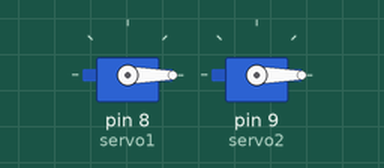
Simulated run of this sketch. Board: Arduino Uno, built with avr-gcc and run on an emulated ATmega328P. On the bench: 2 × servo.

Above: at 1.05 s.
At 4.95 s:
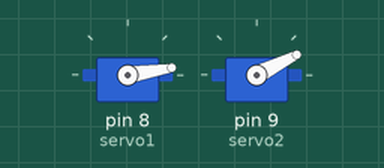
At 8.95 s:
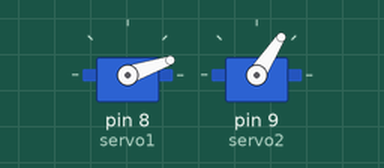
At 16.95 s:
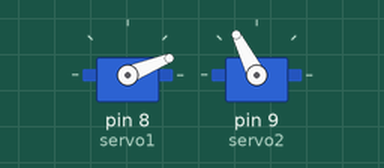
Timing chart, 0 to 21.8 s (numbered marks = the images above):
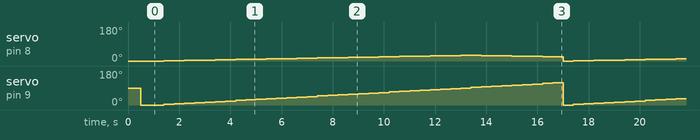

The sketch:

drawing_arm_1.ino
```cpp
#include <Servo.h>

const int servo1 = 8;       // first servo
const int servo2 = 9;       // second servo

Servo myservo1;  // create servo object to control a servo
Servo myservo2;  // create servo object to control a servo


int pos1;      // angle of servo 1
int pos2;      // angle of servo2

void setup() {

  // Servo

  myservo1.attach(servo1);  // attaches the servo
  myservo2.attach(servo2);  // attaches the servo
  myservo1.write(0);
  delay(500);
  myservo2.write(0);
  delay(500);

  // Inizialize Serial
  Serial.begin(9600);

}

void loop(){

     // Scene 1:
 for (int i=0; i<40; i += 1) {

  if (i > 30){
    pos1 = 61 - (i);
    pos2 = i*3;
  }
  else{
   pos1 = i;                   // servo1 from 0 to 180 degrees
   pos2 = i*3;
  }   // servo2 turns slower
   myservo1.write(pos1);
   myservo2.write(pos2);
   delay(400);                           // waits for the servo to get there
 }
}


/*
    // Scene 2
 for (int i=0; i<60; i += 1) {
   pos1 = 45;                  // servo1 doesn't move
   pos2 = 90 + i;              // servo2 from 90 to 150 degrees
   servo1.write(pos1);
   servo2.write(pos2);
   delay(15);                           // waits for the servo to get there
 }
}
*/
```

Measured:
- by itself, servo on pin 9 (servo2): ramps from 0° to 117° and jumps back, once every 16.3 s
